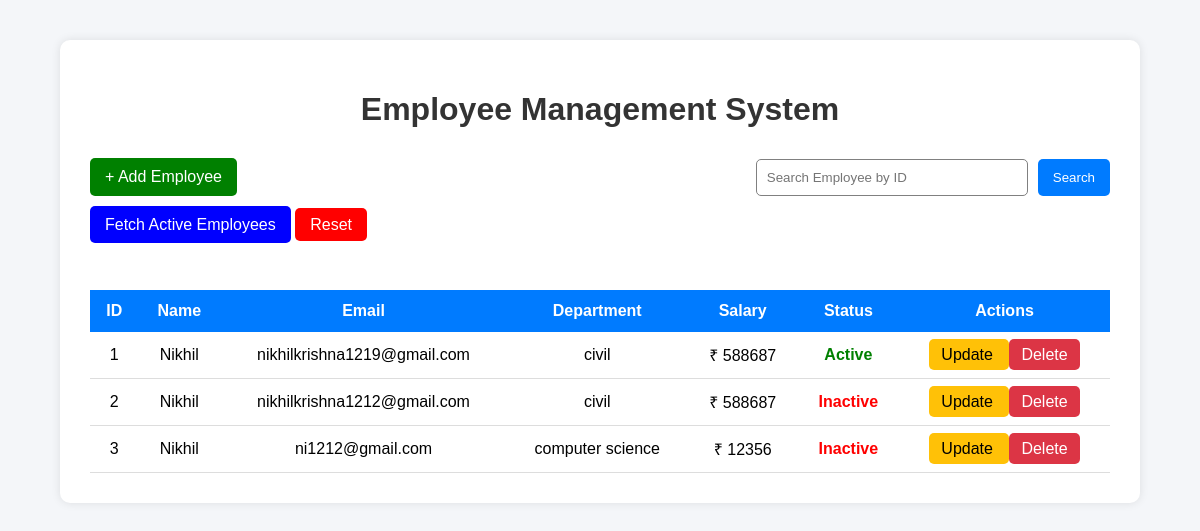
The page / on the database its author committed.
### emp/models.py (models this page shows, shortened)
class Employee(models.Model):
    STATUS_CHOICES = (
        ('Active', 'Active'),
        ('Inactive', 'Inactive'),
    )
    name = models.CharField(max_length=100)
    email = models.EmailField(unique=True)
    department = models.CharField(max_length=100)
    salary = models.IntegerField()
    status = models.CharField(
        max_length=10,
        choices=STATUS_CHOICES,
        default='Active'
    )

### emp/views.py (the view)
# urls.py: path('', views.home),
def home(request):
    query = request.GET.get('q')
    status = request.GET.get('status')
    employees = Employee.objects.all()
    if query:
        employees = employees.filter(id=query)
    if status == "Active":
        employees = employees.filter(status='Active')
    return render(request, 'emp/home.html', {'employees': employees})

### emp/templates/emp/home.html (shortened to what this page needs)
<!DOCTYPE html>
<html>
<head>
</head>
<body>
<div class="container">
    <h1>Employee Management System</h1>
    <div class="top-section">
        <a href="/add/" class="activee-btn">
            + Add Employee
        </a>
        <form method="GET" class="search-box">
            <input type="number"
                   name="q"
                   placeholder="Search Employee by ID">
            <button type="submit">
                Search
            </button>
        </form>
    </div>
    <div style="text-align:left; margin-bottom:20px;">
        <a href="/?status=Active" class="active-btn">Fetch Active Employees</a>
        <a href="/" class="btn-reset">Reset</a>
    </div>
    <br><br>
    <table>
        <tr>
            <th>ID</th>
            <th>Name</th>
            <th>Email</th>
            <th>Department</th>
            <th>Salary</th>
            <th>Status</th>
            <th>Actions</th>
        </tr>
        {% for emp in employees %}
        <tr>
            <td>{{ emp.id }}</td>
            <td>{{ emp.name }}</td>
            <td>{{ emp.email }}</td>
            <td>{{ emp.department }}</td>
            <td>₹ {{ emp.salary }}</td>
            <td>
                {% if emp.status == 'Active' %}
                    <span class="active">
                        Active
                    </span>
                {% else %}
                    <span class="inactive">
                        Inactive
                    </span>
                {% endif %}
            </td>
            <td>
                <a href="/edit/{{ emp.id }}/"
                   class="edit-btn">
                    Update
                </a>
                <a href="/delete/{{ emp.id }}/"
                   class="delete-btn">
                    Delete
                </a>
            </td>
        </tr>
        {% endfor %}
    </table>
</div>
</body>
</html>

### emp/templates/emp/home.html (style rules this page uses)
body { font-family: Arial, sans-serif; background-color: #f4f6f9; margin: 0; padding: 0; }
.container { width: 85%; margin: 40px auto; background: white; padding: 30px; border-radius: 10px; box-shadow: 0px 0px 10px rgba(0,0,0,0.1); }
.btn-reset { text-decoration: none; background: red; color: white; padding: 8px 15px; border-radius: 5px; }
h1 { text-align: center; color: #333; margin-bottom: 30px; }
.top-section { display: flex; justify-content: space-between; align-items: center; margin-bottom: 20px; }
.search-box { display: flex; gap: 10px; }
.search-box input { padding: 10px; width: 250px; border-radius: 5px; border: 1px solid gray; }
.search-box button { padding: 10px 15px; background-color: #007bff; color: white; border: none; border-radius: 5px; cursor: pointer; }
.activee-btn { padding:10px 15px; background-color:green; color:white; text-decoration:none; border-radius:5px; }
.active-btn { padding:10px 15px; background-color:blue; color:white; text-decoration:none; border-radius:5px; }
table { width: 100%; border-collapse: collapse; }
table th { background-color: #007bff; color: white; padding: 12px; }
table td { padding: 12px; text-align: center; border-bottom: 1px solid #ddd; }
.edit-btn { padding: 7px 12px; background-color: #ffc107; color: black; text-decoration: none; border-radius: 5px; }
.delete-btn { padding: 7px 12px; background-color: #dc3545; color: white; text-decoration: none; border-radius: 5px; }
.active { color: green; font-weight: bold; }
.inactive { color: red; font-weight: bold; }

### rows shown on the page
Employee: id "1", name "Nikhil", email "nikhilkrishna1219@gmail.com", department "civil", salary "588687", status "Active"
Employee: id "2", name "Nikhil", email "nikhilkrishna1212@gmail.com", department "civil", salary "588687", status "Inactive"
Employee: id "3", name "Nikhil", email "ni1212@gmail.com", department "computer science", salary "12356", status "Inactive"
